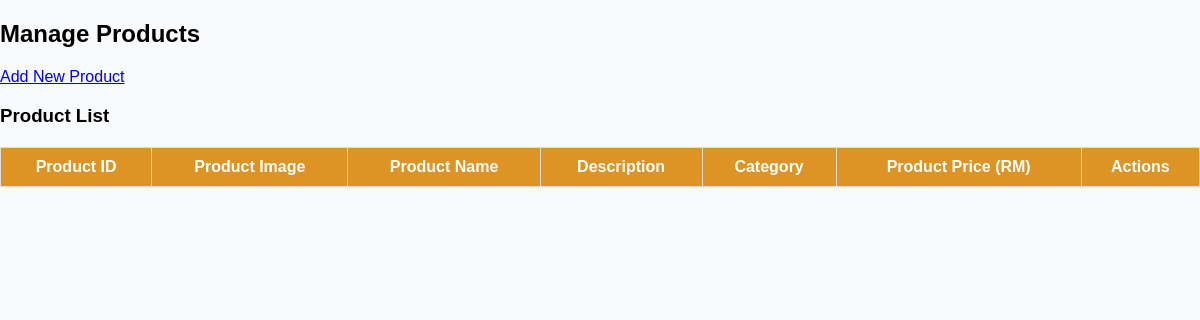
The app's page /manage_products.php, older data.
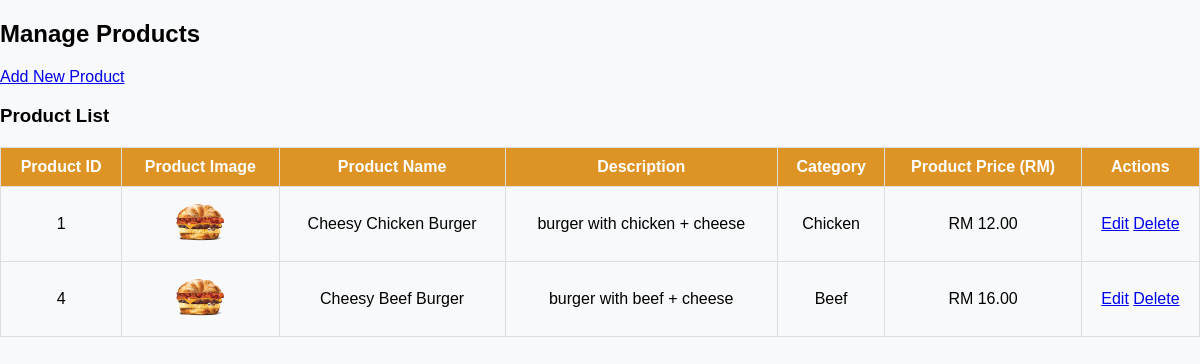
The same page, newer data.
### tables this page shows
CREATE TABLE `product` (
  `id` int(11) NOT NULL,
  `name` varchar(255) NOT NULL,
  `description` text NOT NULL,
  `price` decimal(10,2) NOT NULL,
  `image` varchar(255) NOT NULL,
  `category` varchar(255) NOT NULL
);

### manage_products.php (the view, shortened to what this page needs)
<?php
include("config/db_connect.php");
$productQuery = $conn->query("SELECT * FROM product");
?>
<!DOCTYPE html>
<html lang="en">
<head>
    <link rel="stylesheet" href="css/styles.css">
</head>
<body>
    <h2>Manage Products</h2>
    <a href="add_product.php">Add New Product</a>
    <h3>Product List</h3>
    <table border="1">
        <tr>
            <th>Product ID</th>
            <th>Product Image</th>
            <th>Product Name</th>
            <th>Description</th>
            <th>Category</th>
            <th>Product Price (RM)</th>
            <th>Actions</th>
        </tr>
        <?php while ($product = $productQuery->fetch_assoc()): ?>
        <tr>
            <td><?= $product['id'] ?></td>
            <td>
                <img src="uploads/<?= htmlspecialchars($product['image']) ?>" width="50">
            </td>
            <td><?= htmlspecialchars($product['name']) ?></td>
            <td><?= htmlspecialchars($product['description']) ?></td>
            <td><?= htmlspecialchars($product['category']) ?></td>
            <td>RM <?= number_format($product['price'], 2) ?></td>
            <td>
                <a href="edit_product.php?id=<?= $product['id'] ?>">Edit</a>
                <a href="delete_product.php?id=<?= $product['id'] ?>">Delete</a>
            </td>
        </tr>
        <?php endwhile; ?>
    </table>
</body>
</html>

### css/styles.css (style rules this page uses)
body { font-family: Arial, sans-serif; background-color: #f8f9fa; margin: 0; padding: 0; }
table { width: 100%; border-collapse: collapse; margin: 20px 0; }
th, td { padding: 10px; border: 1px solid #ddd; text-align: center; }
th { background-color: #de9424; color: white; }

Row changes from the older to the newer data that the page shows:
added product: id "1", image (picture), name "Cheesy Chicken Burger", description "burger with chicken + cheese", category "Chicken", price "12.00"
added product: id "4", image (picture), name "Cheesy Beef Burger", description "burger with beef + cheese", category "Beef", price "16.00"
